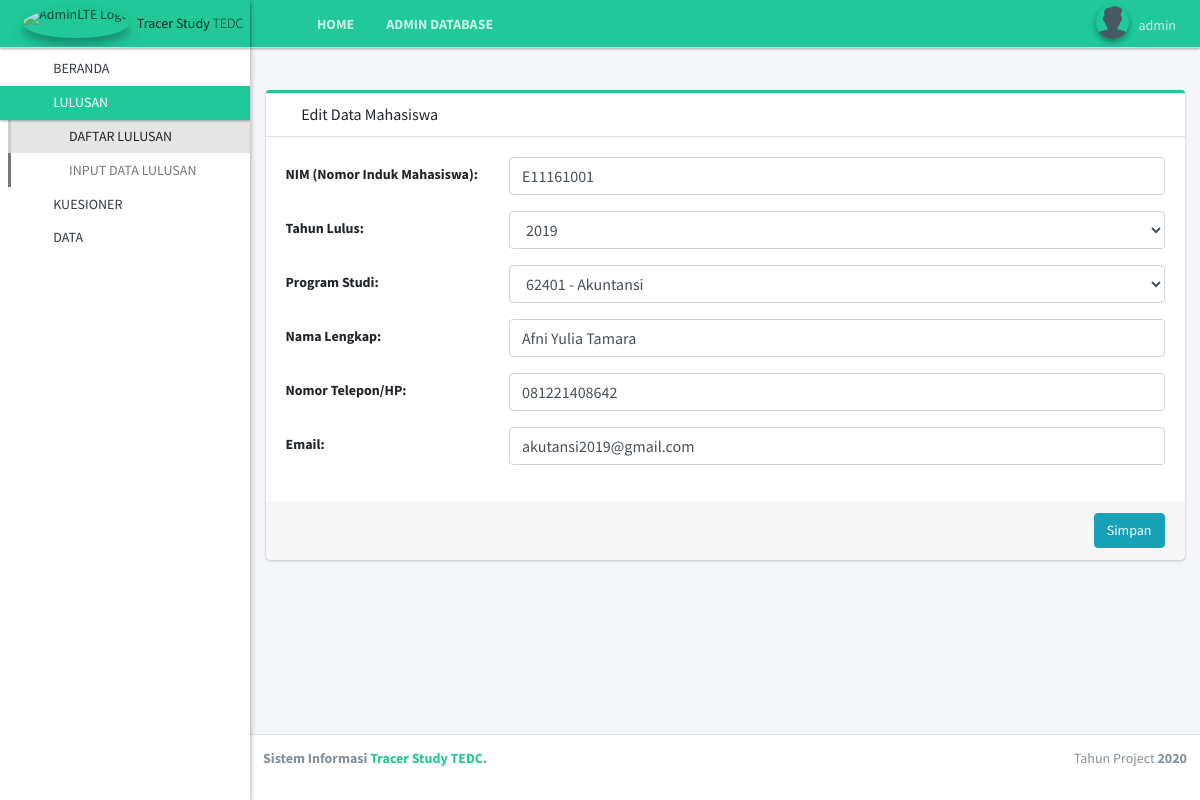
The page /lulusan/update/4/ (signed in) on the database its author committed.
### kuesioner/models.py (models this page shows, shortened)
class MasterFSatu(models.Model):
    user_id             = models.ForeignKey(
                        User,
                        models.SET_NULL,
                        blank=True,
                        null=True,
    )
    nomor_mahasiswa     = models.CharField(
                            max_length=12,
                            unique=True)
    DEFAULT_POLTEK = 1
    master_poltek_id    = models.ForeignKey(
                        MasterPoltekTedc,
                        models.SET_NULL,
                        blank=True,
                        null=True,
                        default=DEFAULT_POLTEK,
    )
    master_prodi_id     = models.ForeignKey(
                        MasterProdi,
                        models.SET_NULL,
                        blank=True,
                        null=True,
    )
    LIST_OF_YEAR = []
    for y in range(2018, (datetime.now().year+1)):
        LIST_OF_YEAR.append((y, y))
    tahun_lulus         = models.PositiveSmallIntegerField(
                            choices=LIST_OF_YEAR,
    )
    nama                = models.CharField(max_length=100)
    nomor_telepon       = models.CharField(max_length=13)
    alamat_email        = models.EmailField()
    slug                = models.SlugField(blank=True, editable=False)
    created             = models.DateTimeField(auto_now_add=True)
    updated             = models.DateTimeField(auto_now=True)

### lulusan/views.py (the view)
# urls.py: path('update/<int:pk>/', login_required(LulusanUpdateView.as_view()), name='update'),
class LulusanUpdateView(UpdateView):
    model               = MasterFSatu
    form_class          = MasterFSatuForm
    template_name       = 'lulusan/lulusan_form.html'
    success_url         = reverse_lazy('lulusan:list')
    extra_context       = {
        'title': 'Edit Data Mahasiswa',
        'nav_item_lulusan': 'menu-open',
        'nav_status_lulusan': 'active',
        'nav_status_daftar_lulusan': 'active',
    }

### poltektedc/models.py (called while the page is built)
    def __str__(self):
        return "%s - %s" % (self.kode, self.nama)

### lulusan/templates/lulusan/lulusan_form.html (shortened to what this page needs)
{% extends 'base.html' %}
{% load static %}
{% block stylesheets %}
    {% include 'lib/_styles.html' %}
  <link rel="stylesheet" href=" {% static 'admin-lte/plugins/sweetalert2-theme-bootstrap-4/bootstrap-4.min.css' %} ">
{% endblock  %}
{% block content %}
    <div class="row">
        <div class="col-12">
            <div class="card card-teal card-outline text-sm">
                <div class="card-header">
                    <h3 class="card-title">
                    <i class="fas fa-user-edit nav-icon text-teal"></i>
                    {{title}}
                    </h3>
                </div>
                <form id="form-lulusan" class="form-horizontal" method="POST">
                <div class="card-body">
                    <div class="form-group row">
                        <label for="{{form.nomor_mahasiswa.id_for_label}}" class="col-sm-3 col-form-label">NIM (Nomor Induk Mahasiswa):</label>
                        <div class="col-sm-9">
                            {{form.nomor_mahasiswa}}
                        </div>
                    </div>
                    <div class="form-group row">
                        <label for="{{form.tahun_lulus.id_for_label}}" class="col-sm-3 col-form-label">Tahun Lulus: </label>
                        <div class="col-sm-9">
                            {{form.tahun_lulus}}
                        </div>
                    </div>
                    <div class="form-group row">
                        <label for="{{form.master_prodi_id.id_for_label}}" class="col-sm-3 col-form-label">Program Studi: </label>
                        <div class="col-sm-9">
                            {{form.master_prodi_id}}
                        </div>
                    </div>
                    <div class="form-group row">
                        <label for="{{form.nama.id_for_label}}" class="col-sm-3 col-form-label">Nama Lengkap: </label>
                        <div class="col-sm-9">
                            {{form.nama}}
                        </div>
                    </div>
                    <div class="form-group row">
                        <label for="{{form.nomor_telelpon.id_for_label}}" class="col-sm-3 col-form-label">Nomor Telepon/HP: </label>
                        <div class="col-sm-9">
                            {{form.nomor_telepon}}
                        </div>
                    </div>
                    <div class="form-group row">
                        <label for="{{form.alamat_email.id_for_label}}" class="col-sm-3 col-form-label">Email: </label>
                        <div class="col-sm-9">
                            {{form.alamat_email}}
                        </div>
                    </div>
                </div>
                <div class="card-footer">
                    <button type="submit" id="btn-lulusan" class="btn btn-info float-right">Simpan</button>
                </div>
                </form>
            </div>
        </div>
    </div>
{% endblock %}

### templates/lib/_main_header.html (shortened to what this page needs)
{% load static %}
  <nav class="main-header navbar navbar-expand navbar-dark navbar-teal elevation-1">
    <ul class="navbar-nav">
      <li class="nav-item">
        <a class="nav-link" data-widget="pushmenu" href="#" role="button"><i class="fas fa-bars"></i></a>
      </li>
      <li class="nav-item d-none d-sm-inline-block">
        <a href="{% url 'index' %}" class="nav-link text-bold">HOME</a>
      </li>
      {% if user.groups.all.0.name == 'staff_admin' %}
        <li class="nav-item d-none d-sm-inline-block">
          <a href="{% url 'admin:index' %}" class="nav-link text-bold">ADMIN DATABASE</a>
        </li>
      {% endif %}
    </ul>
    <ul class="navbar-nav ml-auto">
      <li class="nav-item dropdown user-menu">
        <a href="#" class="nav-link dropdown-toggle" data-toggle="dropdown">
          <img
          {% if biodata_lulusan.foto %}
            src="{{biodata_lulusan.foto.url}}"
          {% else %}
            src="{% static 'admin-lte/dist/img/user-ts.png' %}"
          {% endif %}
           class="user-image img-circle elevation-2" alt="User Image">
          <span class="d-none d-md-inline">
            {{user.username}}
          </span>
        </a>
      </li>
    </ul>
  </nav>

### rows shown on the page
MasterFSatu: nomor_mahasiswa "E11161001", tahun_lulus "2019", master_prodi_id "62401 - Akuntansi", nama "Afni Yulia Tamara", nomor_telepon "081221408642", alamat_email "akutansi2019@gmail.com"

### other values the page prints
{{ user.username }} "admin"
{{ title }} "Edit Data Mahasiswa"
